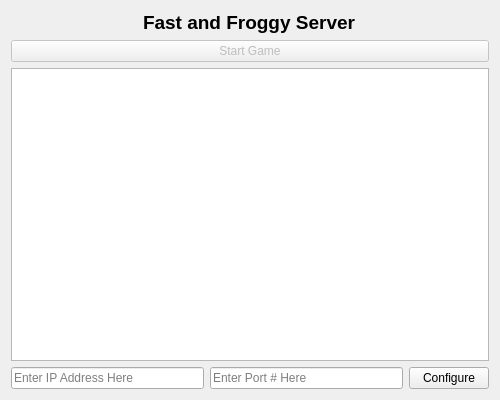
<?xml version="1.0" encoding="UTF-8"?>
<ui version="4.0">
 <class>Dialog</class>
 <widget class="QDialog" name="Dialog">
  <property name="geometry">
   <rect>
    <x>0</x>
    <y>0</y>
    <width>500</width>
    <height>400</height>
   </rect>
  </property>
  <property name="windowTitle">
   <string>Dialog</string>
  </property>
  <layout class="QVBoxLayout" name="verticalLayout">
   <item>
    <layout class="QHBoxLayout" name="horizontalLayout_2">
     <item>
      <spacer name="horizontalSpacer">
       <property name="orientation">
        <enum>Qt::Horizontal</enum>
       </property>
       <property name="sizeHint" stdset="0">
        <size>
         <width>40</width>
         <height>20</height>
        </size>
       </property>
      </spacer>
     </item>
     <item>
      <widget class="QLabel" name="label">
       <property name="font">
        <font>
         <pointsize>14</pointsize>
         <weight>75</weight>
         <bold>true</bold>
        </font>
       </property>
       <property name="text">
        <string>Fast and Froggy Server</string>
       </property>
      </widget>
     </item>
     <item>
      <spacer name="horizontalSpacer_2">
       <property name="orientation">
        <enum>Qt::Horizontal</enum>
       </property>
       <property name="sizeHint" stdset="0">
        <size>
         <width>40</width>
         <height>20</height>
        </size>
       </property>
      </spacer>
     </item>
    </layout>
   </item>
   <item>
    <widget class="QPushButton" name="startButton">
     <property name="enabled">
      <bool>false</bool>
     </property>
     <property name="text">
      <string>Start Game</string>
     </property>
    </widget>
   </item>
   <item>
    <widget class="QTextBrowser" name="textBrowser"/>
   </item>
   <item>
    <layout class="QHBoxLayout" name="horizontalLayout">
     <item>
      <widget class="QLineEdit" name="ipEdit">
       <property name="placeholderText">
        <string>Enter IP Address Here</string>
       </property>
      </widget>
     </item>
     <item>
      <widget class="QLineEdit" name="portEdit">
       <property name="placeholderText">
        <string>Enter Port # Here</string>
       </property>
      </widget>
     </item>
     <item>
      <widget class="QPushButton" name="configureButton">
       <property name="enabled">
        <bool>true</bool>
       </property>
       <property name="text">
        <string>Configure</string>
       </property>
      </widget>
     </item>
    </layout>
   </item>
  </layout>
 </widget>
 <layoutdefault spacing="6" margin="11"/>
 <resources/>
 <connections/>
</ui>
